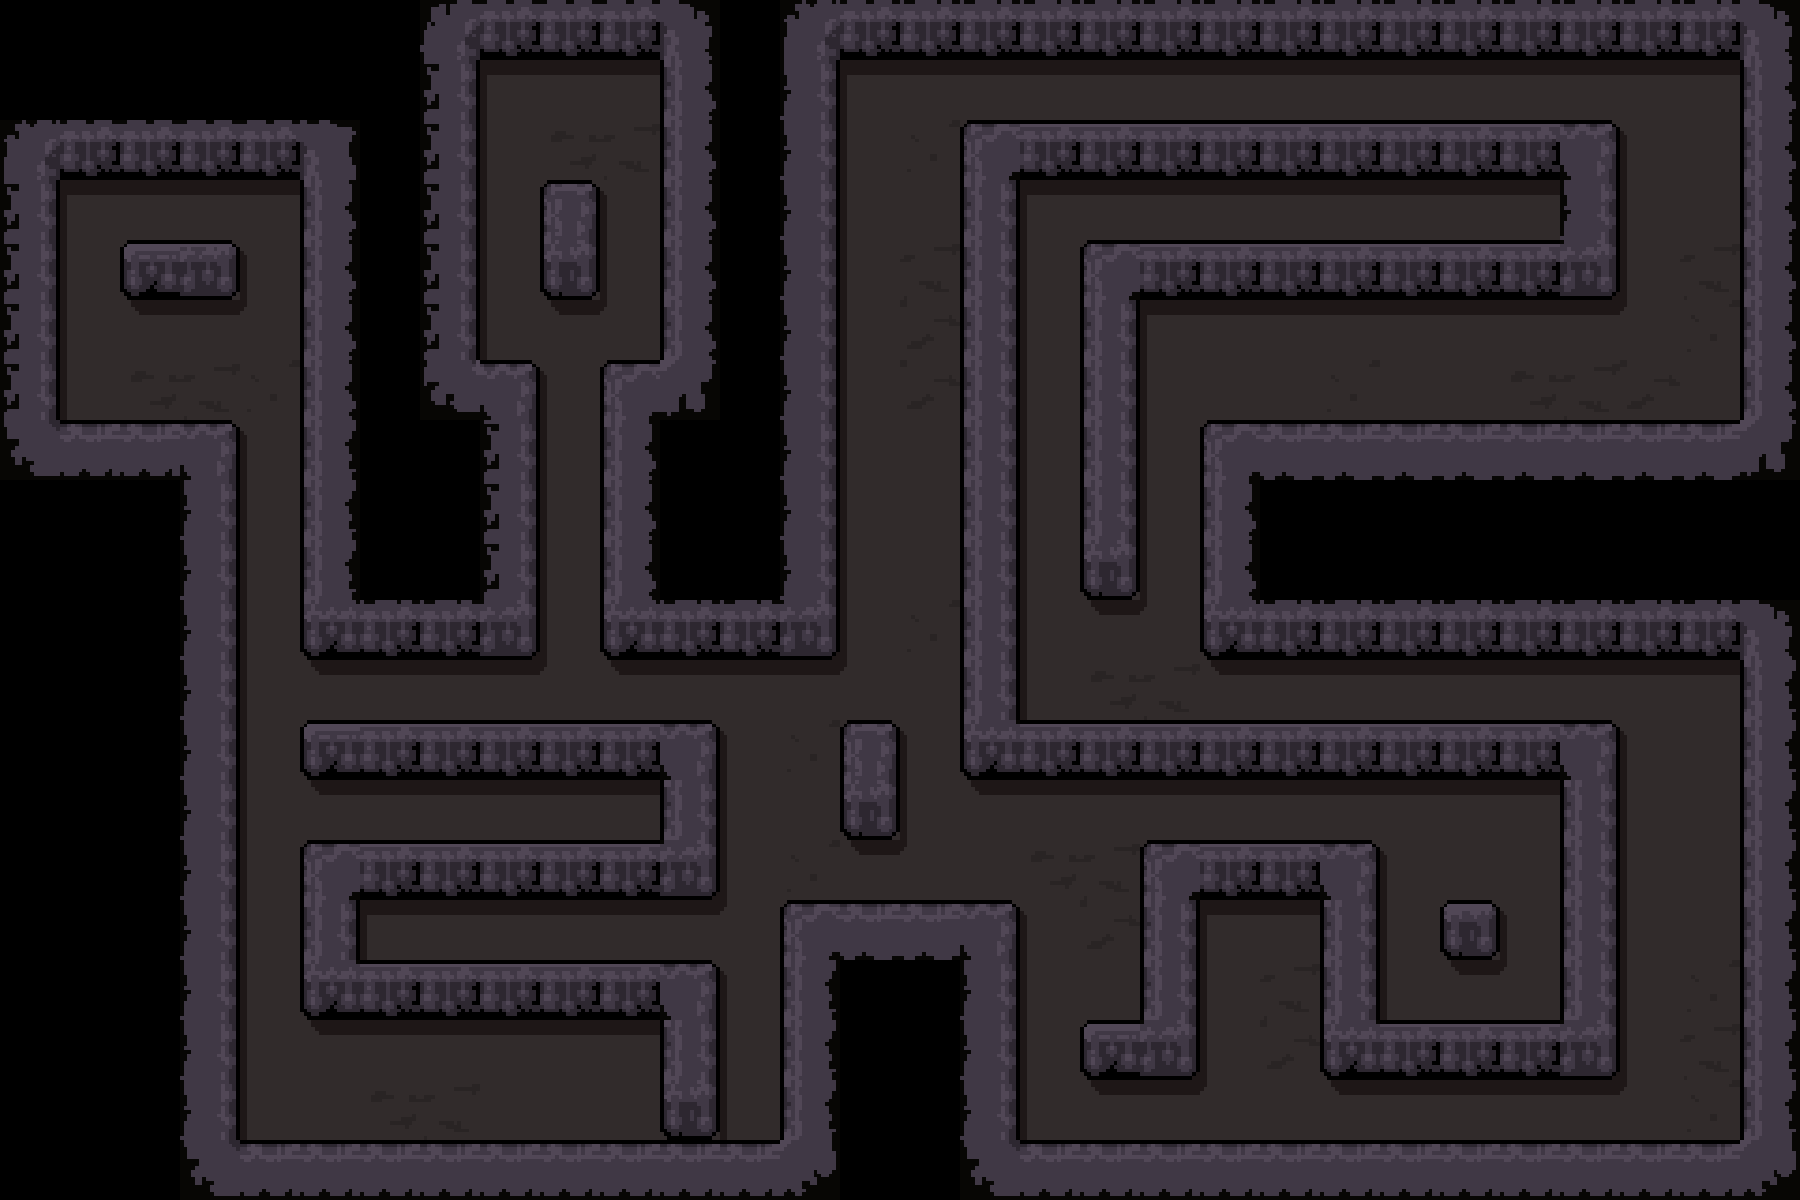

This is a level from a 2D game, rendered from its Tiled map with the project's own tilesets. A one-line summary and the map file follow, with tile-layer data summarised:
An orthogonal 30x20 tile map with 60x60 px tiles, 1 tile layer (tiles) and 130 objects (36x solid, 27x torch, 19x ghost, 15x diamond, 13x bonus, ...).

<map version="1.0" orientation="orthogonal" renderorder="right-down" width="30" height="20" tilewidth="60" tileheight="60" nextobjectid="144">
 <tileset firstgid="1" name="map4" tilewidth="60" tileheight="60" tilecount="56">
  <image source="data/images/map4.png" width="480" height="420" />
 </tileset>
 <layer name="tiles" width="30" height="20">
  <data>[600 cells, 500 non-empty, 39 distinct tile ids]</data>
 </layer>
 <objectgroup name="collision">
  <object id="1" name="solid" x="-0.5" y="-4" width="479.75" height="184.125" />
  <object id="2" name="solid" x="-1" y="173.5" width="60.375" height="306.5" />
  <object id="3" name="solid" x="0" y="420.75" width="239.25" height="779.5" />
  <object id="4" name="solid" x="300.75" y="179" width="178.5" height="481" />
  <object id="5" name="solid" x="476.273" y="360.727" width="63.3636" height="299.273" />
  <object id="6" name="solid" x="599.667" y="0" width="1200.33" height="57.5" />
  <object id="7" name="solid" x="660.406" y="2" width="177.594" height="656.333" />
  <object id="8" name="solid" x="541.091" y="181.5" width="58" height="117.046" />
  <object id="9" name="solid" x="601.091" y="360.625" width="60.5966" height="297.688" />
  <object id="10" name="solid" x="781" y="901" width="238.25" height="297" />
  <object id="11" name="solid" x="180.25" y="1141" width="1625.75" height="62.25" />
  <object id="12" name="solid" x="1741" y="2" width="62.5" height="1194" />
  <object id="13" name="solid" x="1201.25" y="421" width="598.75" height="238" />
  <object id="14" name="solid" x="960.75" y="122" width="58" height="656" />
  <object id="15" name="solid" x="1080.45" y="242.636" width="59.0909" height="356.636" />
  <object id="16" name="solid" x="1560.5" y="122" width="58.9444" height="174.111" />
  <object id="17" name="solid" x="301" y="842" width="58.25" height="173.75" />
  <object id="18" name="solid" x="1560.5" y="723.5" width="59.25" height="356.062" />
  <object id="19" name="solid" x="1140.7" y="841.826" width="58.8043" height="237.674" />
  <object id="20" name="solid" x="1320.62" y="841.375" width="58.75" height="236.625" />
  <object id="21" name="solid" x="841.833" y="722" width="56.5" height="115.667" />
  <object id="22" name="solid" x="660.5" y="720.875" width="59" height="175.125" />
  <object id="23" name="solid" x="661.25" y="965" width="58" height="176.5" />
  <object id="24" name="solid" x="301.25" y="720.75" width="418.25" height="58.75" />
  <object id="25" name="solid" x="301" y="840.625" width="418.5" height="58.8295" />
  <object id="26" name="solid" x="301" y="960.727" width="418.25" height="58.2727" />
  <object id="27" name="solid" x="1320.62" y="1020.56" width="295.75" height="59" />
  <object id="28" name="solid" x="959.5" y="720.562" width="659.75" height="59.4375" />
  <object id="29" name="solid" x="1140.62" y="840.875" width="238.688" height="58.3068" />
  <object id="30" name="solid" x="1080.45" y="240.591" width="539" height="59" />
  <object id="31" name="solid" x="960.688" y="120.625" width="658.812" height="58.875" />
  <object id="32" name="solid" x="121.333" y="241.333" width="117.333" height="57.6667" />
  <object id="33" name="solid" x="1080.85" y="1020.68" width="118.648" height="58.8182" />
  <object id="34" name="hero" x="607" y="1082" width="50" height="50" />
  <object id="102" name="solid" x="460.333" y="0.25" width="78.6667" height="57.5" />
  <object id="103" name="solid" x="468.697" y="-59.0833" width="193.939" height="57.5" />
  <object id="104" name="ghost" x="64" y="306" width="50" height="50" />
  <object id="105" name="demon" x="245" y="543" width="50" height="50" />
  <object id="106" name="ghost" x="605" y="185" width="50" height="50" />
  <object id="107" name="demon" x="483" y="243" width="50" height="50" />
  <object id="108" name="ghost" x="545" y="785" width="50" height="50" />
  <object id="109" name="ghost" x="551" y="907" width="50" height="50" />
  <object id="110" name="ghost" x="245" y="1084" width="50" height="50" />
  <object id="111" name="ghost" x="241" y="901" width="50" height="50" />
  <object id="112" name="ghost" x="1207" y="907" width="50" height="50" />
  <object id="113" name="ghost" x="1505" y="963" width="50" height="50" />
  <object id="114" name="ghost" x="1681" y="845" width="50" height="50" />
  <object id="115" name="ghost" x="1627" y="1027" width="50" height="50" />
  <object id="116" name="ghost" x="1385" y="667" width="50" height="50" />
  <object id="117" name="ghost" x="1447" y="187" width="50" height="50" />
  <object id="118" name="ghost" x="1203" y="187" width="50" height="50" />
  <object id="119" name="ghost" x="1025" y="365" width="50" height="50" />
  <object id="120" name="ghost" x="1685" y="365" width="50" height="50" />
  <object id="121" name="ghost" x="1385" y="307" width="50" height="50" />
  <object id="122" name="ghost" x="1383" y="65" width="50" height="50" />
  <object id="123" name="ghost" x="845" y="185" width="50" height="50" />
  <object id="124" name="ghost" x="905" y="423" width="50" height="50" />
  <object id="125" name="cyclop" x="1020" y="666" width="50" height="50" />
  <object id="126" name="cyclop" x="843" y="543" width="50" height="50" />
  <object id="127" name="flash" x="1081" y="65" width="50" height="50" />
  <object id="128" name="cyclop" x="1661" y="149" width="50" height="50" />
  <object id="129" name="cyclop" x="1451" y="845" width="50" height="50" />
  <object id="130" name="cyclop" x="1265" y="1029" width="50" height="50" />
  <object id="131" name="cyclop" x="545" y="65" width="50" height="50" />
  <object id="132" name="cyclop" x="247" y="305" width="50" height="50" />
  <object id="133" name="cyclop" x="425" y="783" width="50" height="50" />
  <object id="134" name="cyclop" x="365" y="907" width="50" height="50" />
  <object id="136" name="cyclop" x="1145" y="305" width="50" height="50" />
  <object id="143" name="solid" x="1443" y="902" width="56" height="55" />
 </objectgroup>
 <objectgroup name="bonus" visible="0" opacity="0.9">
  <object id="35" name="bonus" x="124" y="180" width="60" height="60" />
  <object id="36" name="bonus" x="482" y="122" width="60" height="60" />
  <object id="37" name="bonus" x="600" y="236" width="60" height="60" />
  <object id="38" name="bonus" x="422" y="780" width="60" height="60" />
  <object id="39" name="bonus" x="540" y="902" width="60" height="60" />
  <object id="40" name="bonus" x="356" y="1080" width="60" height="60" />
  <object id="41" name="bonus" x="1438" y="960" width="60" height="60" />
  <object id="42" name="bonus" x="1318" y="180" width="60" height="60" />
  <object id="43" name="bonus" x="1020" y="420" width="60" height="60" />
  <object id="44" name="diamond" x="1140" y="180" width="60" height="60" />
  <object id="45" name="diamond" x="1436" y="838" width="60" height="60" />
  <object id="46" name="diamond" x="1202" y="780" width="60" height="60" />
  <object id="47" name="diamond" x="178" y="300" width="60" height="60" />
  <object id="48" name="diamond" x="540" y="300" width="60" height="60" />
  <object id="49" name="diamond" x="602" y="778" width="60" height="60" />
  <object id="50" name="diamond" x="362" y="900" width="60" height="60" />
  <object id="51" name="diamond" x="872" y="422" width="60" height="60" />
  <object id="52" name="diamond" x="1230" y="932" width="60" height="60" />
  <object id="53" name="diamond" x="1558" y="300" width="60" height="60" />
  <object id="54" name="key" x="1498" y="180" width="60" height="60" />
  <object id="55" name="chest" x="1498" y="900" width="60" height="60" />
  <object id="56" name="heart" x="456" y="898" width="60" height="60" />
  </objectgroup>
 <objectgroup name="torch" visible="0">
  <!-- 28 objects omitted --></objectgroup>
 <objectgroup name="door" visible="0">
  <!-- 1 objects omitted --></objectgroup>
</map>
<!-- 39 of 130 objects omitted -->
